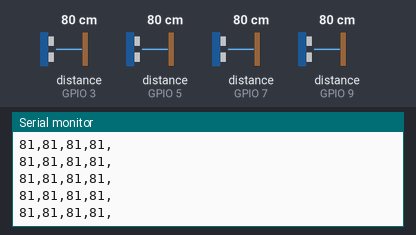
The sketch below on a simulated ESP32. On the bench: the last lines printed to the serial monitor. Inputs (shaded band) come from the test bench; at power-on: distance to the obstacle (sensors on GPIO 7, GPIO 3, GPIO 5, GPIO 9) 80 cm. The echo pulse lasts 58.3 µs per cm.

Above: at 1.2 s.
1.3 s: distance to the obstacle (sensor on GPIO 7) set to 18 cm
At 1.52 s:
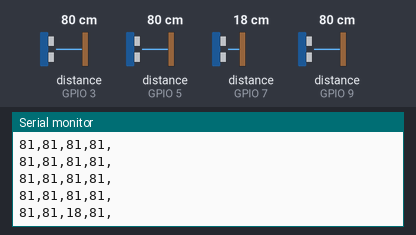
4.3 s: distance to the obstacle (sensor on GPIO 3) set to 2 cm
At 4.42 s:
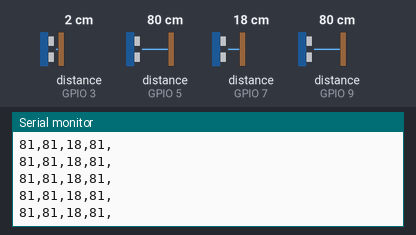
5.8 s: distance to the obstacle (sensor on GPIO 5) set to 2 cm
At 5.87 s:
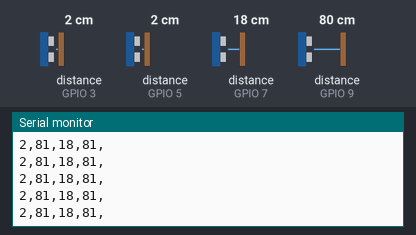
7.3 s: distance to the obstacle (sensor on GPIO 9) set to 2 cm
At 7.32 s:
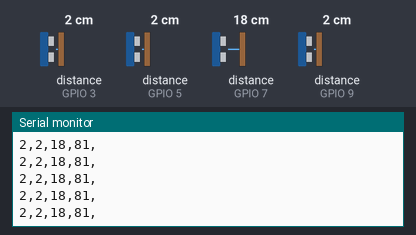
8.8 s: distance to the obstacle (sensor on GPIO 3) set to 4 cm
At 8.91 s:
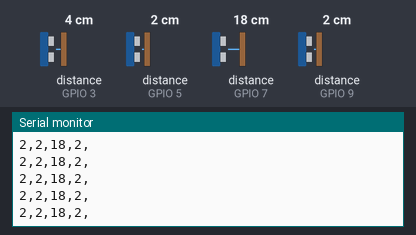
10.3 s: distance to the obstacle (sensor on GPIO 5) set to 4 cm
At 10.36 s:
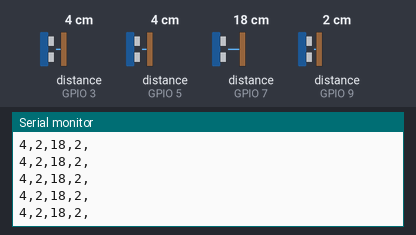
Timing chart, 0 to 12.8 s (numbered marks = the images above; inputs shaded):
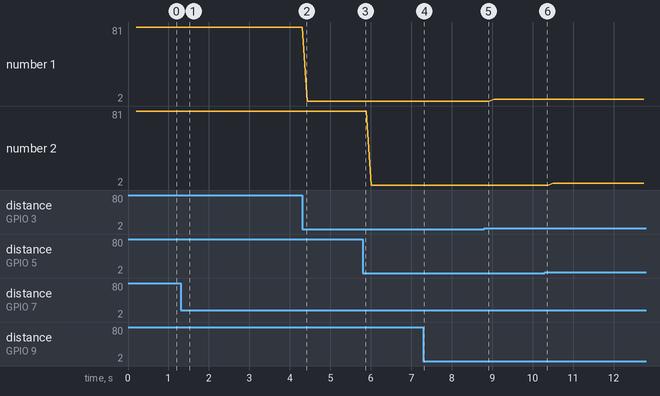

The sketch:

NewPing15SensorsTimer.ino
```cpp
// ---------------------------------------------------------------------------
// Before attempting to use this sketch, please read the "Help with 15 Sensors Example Sketch":
// https://bitbucket.org/teckel12/arduino-new-ping/wiki/Help%20with%2015%20Sensors%20Example%20Sketch
//
// This example code was used to successfully communicate with 15 ultrasonic sensors. You can adjust
// the number of sensors in your project by changing SONAR_NUM and the number of NewPing objects in the
// "sonar" array. You also need to change the pins for each sensor for the NewPing objects. Each sensor
// is pinged at 33ms intervals. So, one cycle of all sensors takes 495ms (33 * 15 = 495ms). The results
// are sent to the "oneSensorCycle" function which currently just displays the distance data. Your project
// would normally process the sensor results in this function (for example, decide if a robot needs to
// turn and call the turn function). Keep in mind this example is event-driven. Your complete sketch needs
// to be written so there's no "delay" commands and the loop() cycles at faster than a 33ms rate. If other
// processes take longer than 33ms, you'll need to increase PING_INTERVAL so it doesn't get behind.
// ---------------------------------------------------------------------------
#include <NewPing.h>

#define SONAR_NUM     4 // Number of sensors.
#define MAX_DISTANCE 100 // Maximum distance (in cm) to ping.
#define PING_INTERVAL 33 // Milliseconds between sensor pings (29ms is about the min to avoid cross-sensor echo).

unsigned long pingTimer[SONAR_NUM]; // Holds the times when the next ping should happen for each sensor.
unsigned int cm[SONAR_NUM];         // Where the ping distances are stored.
uint8_t currentSensor = 0;          // Keeps track of which sensor is active.

NewPing sonar[SONAR_NUM] = {     // Sensor object array.
  NewPing(2, 3, MAX_DISTANCE), // Each sensor's trigger pin, echo pin, and max distance to ping.
  NewPing(4, 5, MAX_DISTANCE),
  NewPing(6, 7, MAX_DISTANCE),
  NewPing(8, 9, MAX_DISTANCE)
};

void setup() {
  Serial.begin(115200);
  pingTimer[0] = millis() + 75;           // First ping starts at 75ms, gives time for the Arduino to chill before starting.
  for (uint8_t i = 1; i < SONAR_NUM; i++) // Set the starting time for each sensor.
    pingTimer[i] = pingTimer[i - 1] + PING_INTERVAL;
}

void loop() {
  for (uint8_t i = 0; i < SONAR_NUM; i++) { // Loop through all the sensors.
    if (millis() >= pingTimer[i]) {         // Is it this sensor's time to ping?
      pingTimer[i] += PING_INTERVAL * SONAR_NUM;  // Set next time this sensor will be pinged.
      if (i == 0 && currentSensor == SONAR_NUM - 1){
        // Sensor ping cycle complete, do something with the results.
        oneSensorCycle();
      }
      sonar[currentSensor].timer_stop();          // Make sure previous timer is canceled before starting a new ping (insurance).
      currentSensor = i;                          // Sensor being accessed.
      cm[currentSensor] = MAX_DISTANCE+2;         // Make distance large in case there's no ping echo for this sensor.
      sonar[currentSensor].ping_timer(echoCheck); // Do the ping (processing continues, interrupt will call echoCheck to look for echo).
    }
  }
  // Other code that *DOESN'T* analyze ping results can go here.
}

void echoCheck() { // If ping received, set the sensor distance to array.
  if (sonar[currentSensor].check_timer()){
    cm[currentSensor] = sonar[currentSensor].ping_result / US_ROUNDTRIP_CM;
  }
  else{//timeout: distance too long or nothing detected
     cm[currentSensor] = MAX_DISTANCE+1;
  }
}

void oneSensorCycle() { // Sensor ping cycle complete, do something with the results.
  // The following code would be replaced with your code that does something with the ping results.
  for (uint8_t i = 0; i < SONAR_NUM; i++) {
//    Serial.print(i);
//    Serial.print("=");
    Serial.print(cm[i]);
    Serial.print(",");
  }
  Serial.println();
}
```

Measured:
- after the input at 1.3 s, the serial monitor: prints a new line after 0.10 s (image 1)
- plotted number 1: 81 → 2 after the input at 4.3 s, 2 → 4 after the input at 8.8 s
